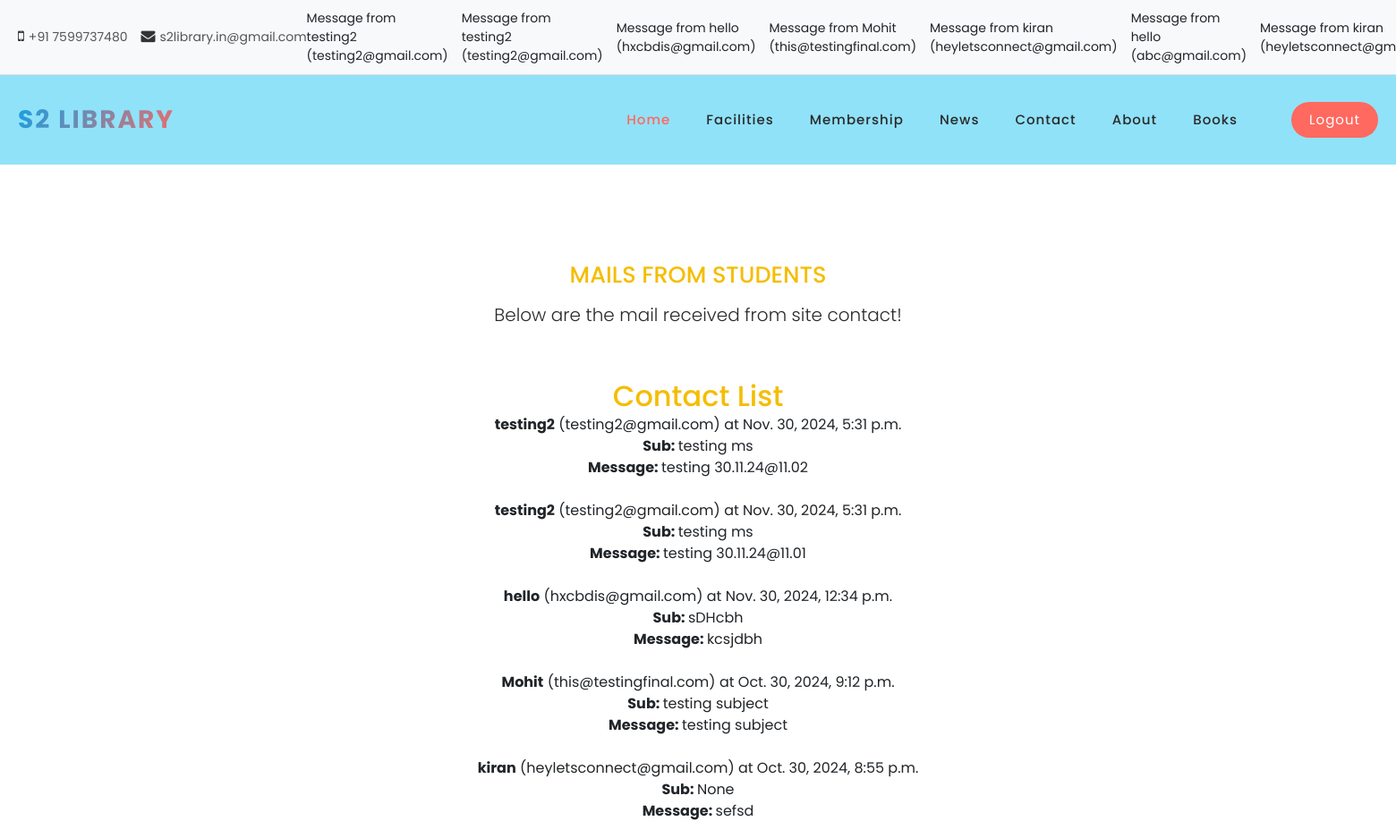
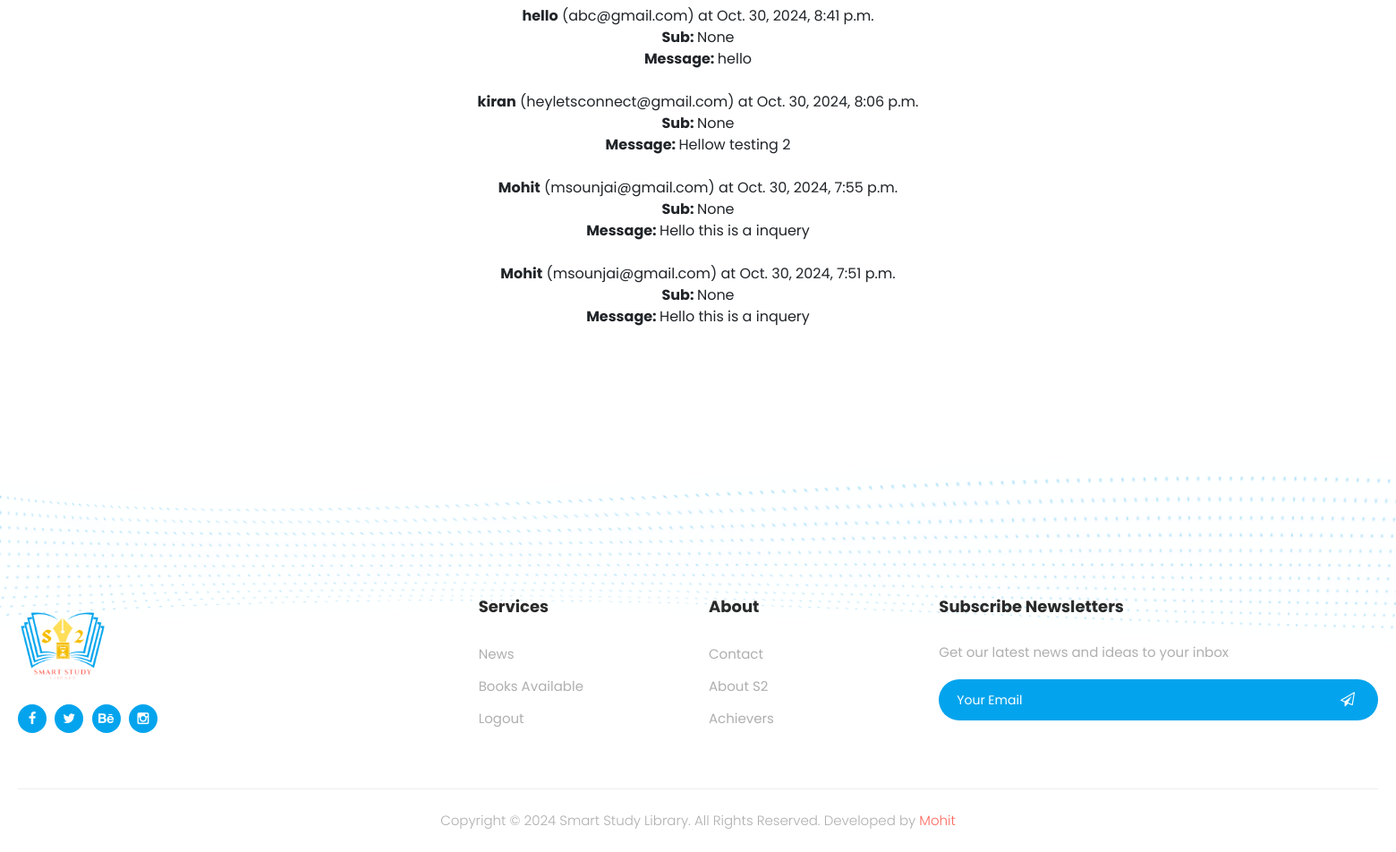
/contact-list/ (signed in), run on the app's committed database (2 pictures, top to bottom).
### library/models.py (models this page shows)
class Contact(models.Model):
    name = models.CharField(max_length=100)
    email = models.EmailField()
    subject = models.CharField(max_length=255, blank=True, null=True)
    message = models.TextField()
    timestamp = models.DateTimeField(auto_now_add=True)  # Automatically adds the current date/time
    def __str__(self):
        return f"Message from {self.name} ({self.email})"

### library/views.py (the view)
# urls.py: path('contact-list/', contact_list_view, name='contact_list'),  # New route for message listing
@login_required
def contact_list_view(request):
    messages = Contact.objects.all().order_by('-timestamp')
    return render(request, 'contact_list.html', {'messages': messages})

### templates/contact_list.html (shortened to what this page needs)
{% extends 'base.html' %}
{% load static %}
{% block content %}
<section id="resume" class="grey-section" style="text-align:justify; margin-top: 20px;">
      <div class="row section-intro">
          <div class="col-twelve">
            <h5>MAILS FROM STUDENTS</h5>
            <p class="lead">Below are the mail received from site contact!</p>
          </div>
      </div>
    <div class="row section-intro resume-timeline">
      <div class="resume-header">
        <h2>Contact List</h2>
      </div>
      <div>
        <ul>
            {% for message in messages %}
                <li>
                    <strong>{{ message.name }}</strong> ({{ message.email }}) at {{ message.timestamp }}<br>
                    <strong>Sub: </strong>{{ message.subject }} <br>
                    <strong>Message: </strong>{{ message.message }}
                </li>
                <br>
            {% endfor %}
        </ul>
			</div>
    </div>
</section>
{% endblock %}

### templates/base.html (shortened to what this page needs)
{% load static %}
<!DOCTYPE html>
<html lang="en">
  <head>
    <link href="{%static 'assets/vendor/bootstrap/css/bootstrap.min.css'%}" rel="stylesheet">
    <link rel="stylesheet" href="{%static 'assets/assets/css/fontawesome.css'%}">
    <link rel="stylesheet" href="{%static 'assets/assets/css/s2lib.css'%}">
    <link rel="stylesheet" href="{%static 'assets/assets/css/animated.css'%}">
    <link rel="stylesheet" href="{%static 'assets/assets/css/owl.css'%}">
    <link rel="stylesheet" href="https://cdnjs.cloudflare.com/ajax/libs/OwlCarousel2/2.3.4/assets/owl.carousel.min.css">
    <link rel="stylesheet" href="https://cdnjs.cloudflare.com/ajax/libs/OwlCarousel2/2.3.4/assets/owl.theme.default.min.css">
  </head>
<body>
  <div class="top-bar">
    <div class="container">
      <div class="d-flex justify-content-between align-items-center">
        <div class="left-info">
          <span class="contact-item">
            <a href="tel:+917599737480"><i class="fa fa-mobile"></i></a>
            <a href="tel:+917599737480"><span class="contact-text">+91 7599737480</span></a>
          </span>
          <span class="contact-item">
            <a href="mailto:s2library.in@gmail.com"><i class="fa fa-envelope"></i></a>
            <a href="mailto:s2library.in@gmail.com"><span class="contact-text">s2library.in@gmail.com</span></a>
          </span>
        </div>
        <div class="right-social">
            {% if messages %}
                  {% for message in messages %}
                      <li class="alert-{{ message.tags }}">{{ message }}</li>
                  {% endfor %}
          {% endif %}
        </div>
      </div>
    </div>
  </div>
  <header class="header-area header-sticky wow slideInDown" data-wow-duration="0.75s" data-wow-delay="0s">
    <div class="container">
      <div class="row">
        <div class="col-12">
          <nav class="main-nav">
            <a href="/" class="logo">S2 LIBRARY</a>
            <ul class="nav">
              <li class="scroll-to-section"><a href="#top" class="active">Home</a></li>
              <li class="scroll-to-section"><a href="/#services">Facilities</a></li>
              <li class="scroll-to-section"><a href="/#pricing">Membership</a></li>
              <li class="scroll-to-section"><a href="{%url 'news'%}">News</a></li>
              <li class="scroll-to-section"><a href="#contact">Contact</a></li>
              <li class="scroll-to-section"><a href="{%url 'about'%}">About</a></li>
              <li class="scroll-to-section"><a href="{%url 'search_books'%}">Books</a></li>
              {% if user.is_authenticated %}
              <li class="scroll-to-section"><div class="main-red-button-hover"><a href="/logout">Logout</a></div></li>
              {% else %}
              <li class="scroll-to-section"><div class="main-red-button-hover"><a href="/register">Signup/Login</a></div></li>
              {% endif %}
            </ul>
          </nav>
        </div>
      </div>
    </div>
  </header>
{% block content %}{% endblock %}
  <div class="footer-dec">
    <img src="{%static 'assets/assets/images/footer-dec.png'%}" alt="">
  </div>
<footer>
  <div class="container">
    <div class="row">
      <div class="col-lg-4">
        <div class="about footer-item">
          <div class="logo">
            <a href="#"><img src="{%static 'assets/assets/images/logo.png'%}" alt="S2 Library"></a>
          </div>
          <ul>
            <li><a href="#"><i class="fa fa-facebook"></i></a></li>
            <li><a href="https://x.com/s2library"><i class="fa fa-twitter"></i></a></li>
            <li><a href="#"><i class="fa fa-behance"></i></a></li>
            <li><a href="https://www.instagram.com/s2library.in/"><i class="fa fa-instagram"></i></a></li>
          </ul>
        </div>
      </div>
      <div class="col-lg-2">
        <div class="services footer-item">
          <h4>Services</h4>
          <ul>
            <li><a href="/news">News</a></li>
            <li><a href="/s2books">Books Available</a></li>
            {% if user.is_authenticated %}
              <li><a href="/logout">Logout</a></li>
            {% else %}
              <li><a href="/register">Signup/Login</a></li>
            {% endif %}
          </ul>
        </div>
      </div>
      <div class="col-lg-2">
        <div class="community footer-item">
          <h4>About</h4>
          <ul>
            <li><a href="/contact">Contact</a></li>
            <li><a href="/about">About S2</a></li>
            <li><a href="/students">Achievers</a></li>
          </ul>
        </div>
      </div>
      <div class="col-lg-4">
        <div class="subscribe-newsletters footer-item">
          <h4>Subscribe Newsletters</h4>
          <p>Get our latest news and ideas to your inbox</p>
          <form action="{% url 'index' %}" method="post" novalidate>
            <input type="email" name="email" id="email" placeholder="Your Email" required>
            <button type="submit" id="form-submit" class="main-button"><i class="fa fa-paper-plane-o"></i></button>
          </form>
        </div>
      </div>
      <div class="col-lg-12">
        <div class="copyright">
          <p>Copyright © 2024 Smart Study Library. All Rights Reserved.
          Developed by <a rel="nofollow" href="https://devmansh.github.io" title="Mohit">Mohit</a></p>
        </div>
      </div>
    </div>
  </div>
</footer>
</body>
</html>

### data on the page
Contact: name+email "Message from testing2 (testing2@gmail.com)", name "testing2", email "testing2@gmail.com", timestamp "Nov. 30, 2024, 5:31 p.m.", subject "testing ms", message "testing 30.11.24@11.02"
Contact: name+email "Message from testing2 (testing2@gmail.com)", name "testing2", email "testing2@gmail.com", timestamp "Nov. 30, 2024, 5:31 p.m.", subject "testing ms", message "testing 30.11.24@11.01"
Contact: name+email "Message from hello (hxcbdis@gmail.com)", name "hello", email "hxcbdis@gmail.com", timestamp "Nov. 30, 2024, 12:34 p.m.", subject "sDHcbh", message "kcsjdbh"
Contact: name+email "Message from Mohit (this@testingfinal.com)", name "Mohit", email "this@testingfinal.com", timestamp "Oct. 30, 2024, 9:12 p.m.", subject "testing subject", message "testing subject"
Contact: name+email "Message from kiran (heyletsconnect@gmail.com)", name "kiran", email "heyletsconnect@gmail.com", timestamp "Oct. 30, 2024, 8:55 p.m.", subject "None", message "sefsd"
Contact: name+email "Message from hello (abc@gmail.com)", name "hello", email "abc@gmail.com", timestamp "Oct. 30, 2024, 8:41 p.m.", subject "None", message "hello"
Contact: name+email "Message from kiran…", name "kiran", email "heyletsconnect@gmail.com", timestamp "Oct. 30, 2024, 8:06 p.m.", subject "None", message "Hellow testing 2"
Contact: name "Mohit", email "msounjai@gmail.com", timestamp "Oct. 30, 2024, 7:55 p.m.", subject "None", message "Hello this is a inquery"
Contact: name "Mohit", email "msounjai@gmail.com", timestamp "Oct. 30, 2024, 7:51 p.m.", subject "None", message "Hello this is a inquery"
